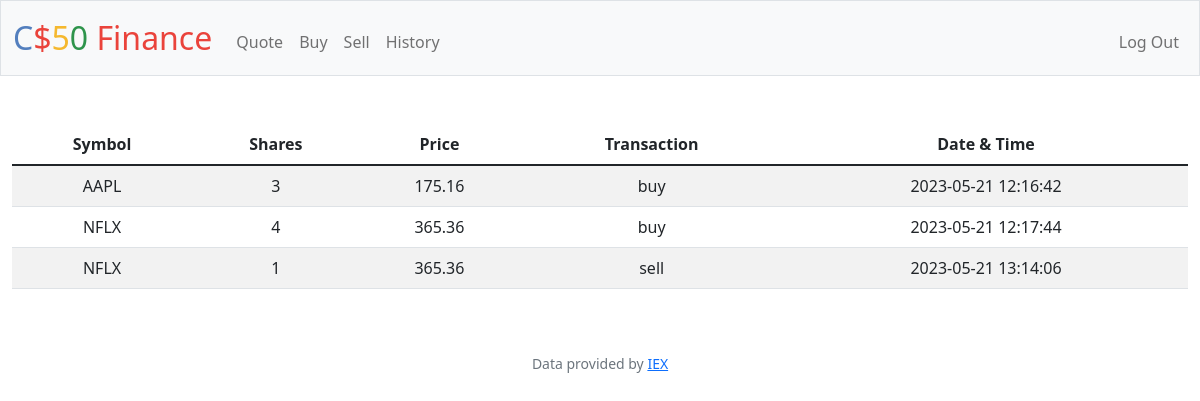
The app's page /history (signed in) with its own data.
### tables this page shows
CREATE TABLE history (
    username_id INTEGER NOT NULL,
    symbol TEXT NOT NULL,
    transaction_type TEXT NOT NULL,
    shares INTEGER NOT NULL DEFAULT 0,
    price REAL NOT NULL,
    history TIMESTAMP DEFAULT CURRENT_TIMESTAMP,
    FOREIGN KEY (username_id) REFERENCES users(id)
);

### app.py (the view)
@app.route("/history")
@login_required
def history():
    current_user = session["user_id"]
    history_transactions = db.execute(
        "SELECT symbol, transaction_type, shares, price, history FROM history WHERE username_id = ?", current_user)
    if not history:
        return apology("No history")
    return render_template("history.html", history_transactions=history_transactions)

### app.py (called while the page is built)
@app.after_request
def after_request(response):
    response.headers["Cache-Control"] = "no-cache, no-store, must-revalidate"
    response.headers["Expires"] = 0
    response.headers["Pragma"] = "no-cache"
    return response

### helpers.py (called while the page is built)
def login_required(f):
    @wraps(f)
    def decorated_function(*args, **kwargs):
        if session.get("user_id") is None:
            return redirect("/login")
        return f(*args, **kwargs)
    return decorated_function

### templates/history.html (shortened to what this page needs)
{% extends "layout.html" %}
{% block main %}
    <table class="table table-striped">
        <thead>
            <tr>
                <th scope="col">Symbol</th>
                <th scope="col">Shares</th>
                <th scope="col">Price</th>
                <th scope="col">Transaction</th>
                <th scope="col">Date & Time</th>
            </tr>
        </thead>
        <tbody>
            {% for hist in history_transactions %}
                <tr>
                    <td>{{ hist.symbol }}</td>
                    <td>{{ hist.shares }}</td>
                    <td>{{ hist.price }}</td>
                    <td>{{ hist.transaction_type }}</td>
                    <td>{{ hist.history }}</td>
                </tr>
            {% endfor %}
        </tbody>
    </table>
{% endblock %}

### templates/layout.html (shortened to what this page needs)
<!DOCTYPE html>
<html lang="en">
    <head>
        <link href="https://cdn.jsdelivr.net/npm/bootstrap@5.1.3/dist/css/bootstrap.min.css" rel="stylesheet">
        <link href="/static/styles.css" rel="stylesheet">
    </head>
    <body>
        <nav class="bg-light border navbar navbar-expand-md navbar-light">
            <div class="container-fluid">
                <a class="navbar-brand" href="/"><span class="blue">C</span><span class="red">$</span><span class="yellow">5</span><span class="green">0</span> <span class="red">Finance</span></a>
                <div class="collapse navbar-collapse" id="navbar">
                    {% if session["user_id"] %}
                        <ul class="navbar-nav me-auto mt-2">
                            <li class="nav-item"><a class="nav-link" href="/quote">Quote</a></li>
                            <li class="nav-item"><a class="nav-link" href="/buy">Buy</a></li>
                            <li class="nav-item"><a class="nav-link" href="/sell">Sell</a></li>
                            <li class="nav-item"><a class="nav-link" href="/history">History</a></li>
                        </ul>
                        <ul class="navbar-nav ms-auto mt-2">
                            <li class="nav-item"><a class="nav-link" href="/logout">Log Out</a></li>
                        </ul>
                    {% else %}
                        <ul class="navbar-nav ms-auto mt-2">
                            <li class="nav-item"><a class="nav-link" href="/register">Register</a></li>
                            <li class="nav-item"><a class="nav-link" href="/login">Log In</a></li>
                        </ul>
                    {% endif %}
                </div>
            </div>
        </nav>
        <main class="container-fluid py-5 text-center">
            {% block main %}{% endblock %}
        </main>
        <footer class="mb-5 small text-center text-muted">
            Data provided by <a href="https://iexcloud.io/">IEX</a>
        </footer>
    </body>
</html>

### static/styles.css (style rules this page uses)
nav .navbar-brand { font-size: xx-large; }
nav .navbar-brand .blue { color: #537fbe; }
nav .navbar-brand .red { color: #ea433b; }
nav .navbar-brand .yellow { color: #f5b82e; }
nav .navbar-brand .green { color: #2e944b; }

### records on screen
history: symbol "AAPL", shares "3", price "175.16", transaction_type "buy", history "2023-05-21 12:16:42"
history: symbol "NFLX", shares "4", price "365.36", transaction_type "buy", history "2023-05-21 12:17:44"
history: symbol "NFLX", shares "1", price "365.36", transaction_type "sell", history "2023-05-21 13:14:06"
